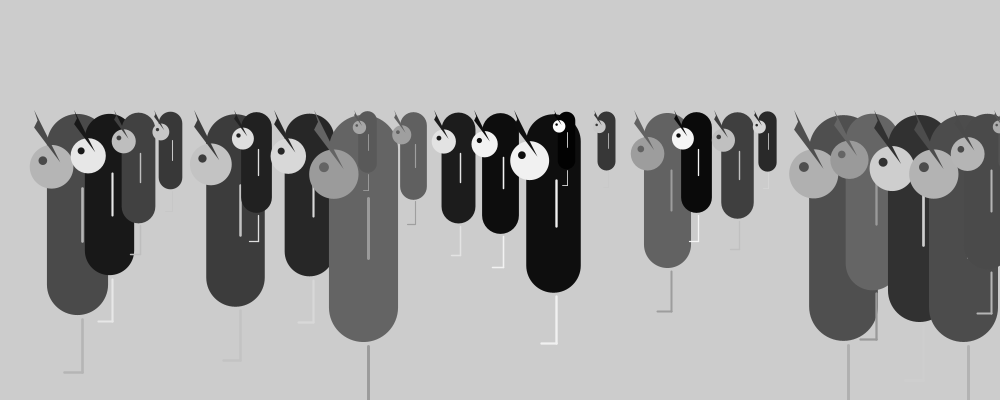
Frame 1 (no input)
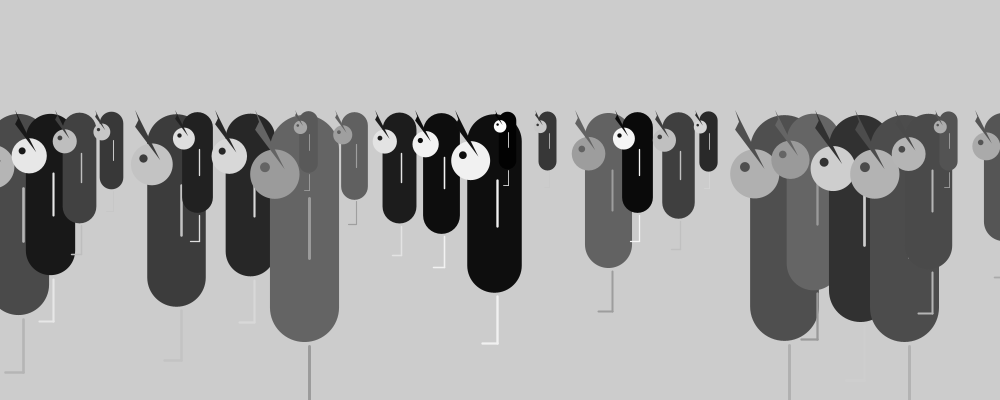
Frame 60 (the mouse pressed at the canvas centre just before this capture)
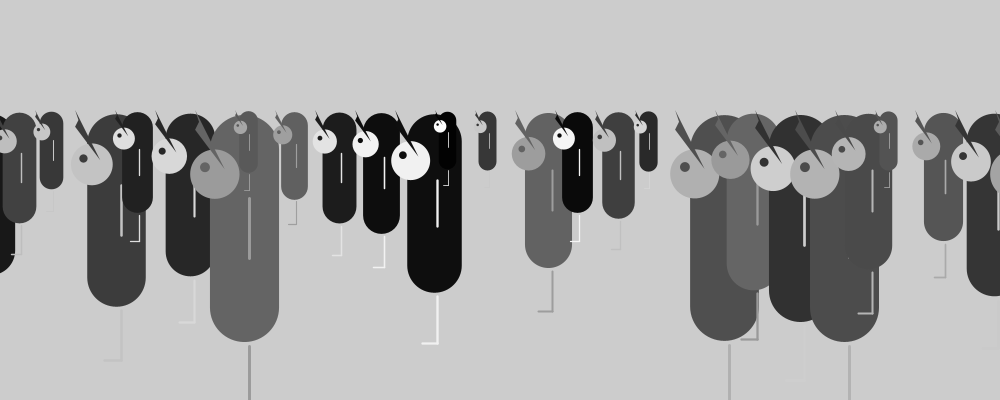
Frame 120 (the mouse held since frame 60 and released just before this capture)

The Processing sketch that drew these frames (run headless with seeded random() and noise(); from frame 60 on, the mouse is pressed at the canvas centre):

// Processing sketch: processing_137968
// ── processing_137968.pde

float speed = .1;

void setup () {
  size(1000, 400);
  smooth();
  strokeCap(ROUND);
  
}

void draw() {
  
  background(204);
  randomSeed(0);
  speed -= 1;
  for (int i=35; i<5000; i+=40) {
    int grey = int(random(0, 102));
    float scalar = random (0.25, 1);//**
    blob(i + speed, 110, grey, scalar);
    
  }
  
  //for (int b=35; 1<5000-; b +=40){
    
}

void blob (float x, int y, int g, float s) {
  pushMatrix();
  translate (x, y);
  scale(s);
  stroke (g);
  strokeWeight (70);
  //strokeCap(ROUND);
  line(50, 40, 50, 200);// body 
  noStroke();
  fill(255-g);
  ellipse (20, 65, 50, 50);//head
  fill(g);
  ellipse(10, 58, 10, 10);
  quad(0, 0, 4, 12, 0, 20, 30, 60);
  stroke(255-g);
  strokeWeight(3);
   
 //  rotate(1) ;
   line(55, 90, 55, 150);//arm


  line(55, 240, 55, 300);//leg
  line(35, 300, 55, 300);// foot right
  if (keyPressed= true) {
    //line(35,300,55,300);
    int a =35;
    int b=130;
  }


  popMatrix();
}
